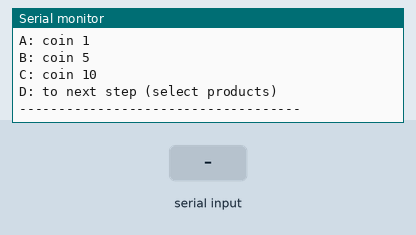
Simulated run of this sketch. Board: ESP32. Shown: the last lines printed to the serial monitor. Inputs (shaded band) come from the test bench.

Above: at 1.3 s.
1.4 s: "A" received over Serial
At 2.2 s:
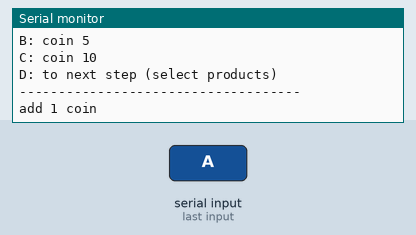
2.9 s: "B" received over Serial
At 3.3 s:
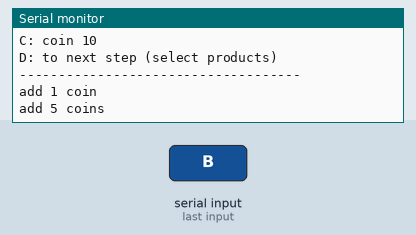
4.4 s: "D" received over Serial
At 5.6 s:
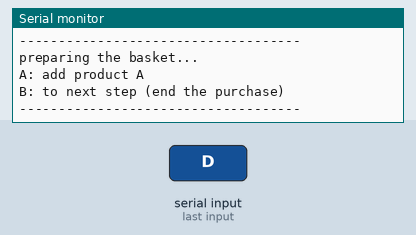
5.9 s: "A" received over Serial
At 6.8 s:
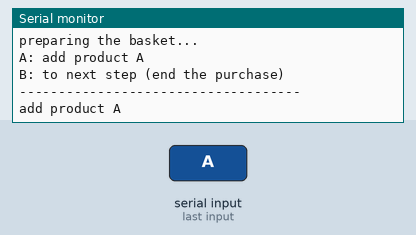
7.4 s: "B" received over Serial
At 7.56 s:
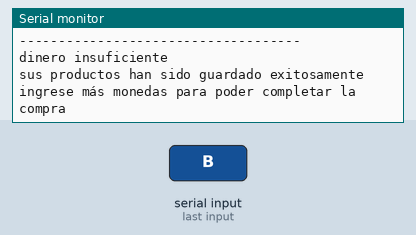

Measured:
- after the input at 1.4 s, the serial monitor: prints a new line at once (image 1)
- after the input at 2.9 s, the serial monitor: prints a new line at once (image 2)
- after the input at 4.4 s, the serial monitor: prints a new line at once (image 3)
- after the input at 5.9 s, the serial monitor: prints a new line at once (image 4)
- after the input at 7.4 s, the serial monitor: prints a new line at once (image 5)

The sketch:

Spending_machine.ino
```cpp
enum{
    wait_money,
    buying,
    give_rest,
};
int state = wait_money;


typedef struct //coins struct
{
    int8_t coins_1;
    int8_t coins_5;
    int8_t coins_10;
}coins;

typedef struct // products struct
{
    int8_t A_num;
    int8_t A_price;

}products;

coins coins_in_the_machine = {
    .coins_1 = 50,
    .coins_5 = 50,
    .coins_10 = 50,
};
coins coins_user = {
    .coins_1 = 0,
    .coins_5 = 0,
    .coins_10 = 0,
};


products basket_user = {
    .A_num = 0,
};
products products_in_the_machine = {
    .A_num = 20,
    .A_price = 13,

};

bool flag_buy = 0;
bool flag_basket = 0;
bool flag_no_coins = 0;

int wallet_calc(coins *ptr){
  int money = ptr->coins_1 + ptr->coins_5*5 + ptr->coins_10*10;
  return money;
}

int basket_price(products *ptr_num, products *ptr_price){
  int price = ptr_num->A_num*ptr_price->A_price;
  return price;
}

void show_wallet(coins *ptr){
  int8_t coins_1 = ptr->coins_1;
  int8_t coins_5 = ptr->coins_5;
  int8_t coins_10 = ptr->coins_10;
  Serial.println("------------------------------------");
  Serial.println("the wallet have: ");

  Serial.print("coins of 1: ");
  Serial.println(coins_1);

  Serial.print("coins of 5: ");
  Serial.println(coins_5);

  Serial.print("coins of 10: ");
  Serial.println(coins_10);
  Serial.println("------------------------------------");
}


bool input_coins(coins *ptr_user,coins *ptr_machine){
  while(Serial.available() == 0){
  }
  char command = Serial.read();

  switch(command){
    case 'A': // to introduce 1 coin
      ptr_user->coins_1 = ptr_user->coins_1 + 1;
      Serial.println("add 1 coin");
      break;
    case 'B': // to introduce 5 coins
      ptr_user->coins_5 = ptr_user->coins_5 + 1;
      Serial.println("add 5 coins");
      break;
    case 'C': // to introduce 10 coins
      ptr_user->coins_10 = ptr_user->coins_10 + 1;
      Serial.println("add 10 coins");
      break;
    case 'D':
      show_wallet(&coins_user);
      flag_buy = 1;
  }
}

void select_basket(products *ptr){
  while(Serial.available() == 0){
  }
  char command = Serial.read();
  switch(command){
    case 'A':
      ptr->A_num = ptr->A_num + 1;
      Serial.println("add product A");
      break;
    case 'B':
      flag_basket = 1;
      Serial.println("procesing the buy...");
      Serial.println("------------------------------------");
      break;
  }
}


bool money_enough(){
  int money = wallet_calc(&coins_user);
  int price = basket_price(&basket_user, &products_in_the_machine);
  Serial.print("user_money: ");
  Serial.println(money);
  Serial.print("basket_price: ");
  Serial.println(price);
  if(money >= price){
    return 1;
  }else{
    return 0;
  }
}

bool coins_enough(){
  return 1;
}

bool products_available(){

  return 1;
}

void show_basket(products *ptr){
  int num_A = ptr->A_num;

  Serial.println("la canasta tiene: ");
  Serial.print("#productos A: ");
  Serial.println(num_A);
  Serial.println("------------------------------------");
}


void trade_coins(coins *ptr_user, coins *ptr_machine, products *ptr_basket, products *ptr_products){
  uint8_t user_1 = ptr_user->coins_1;
  uint8_t user_5 = ptr_user->coins_5;
  uint8_t user_10 = ptr_user->coins_10;

  uint8_t machine_1 = ptr_machine->coins_1;
  uint8_t machine_5 = ptr_machine->coins_5;
  uint8_t machine_10 = ptr_machine->coins_10;

  uint8_t A_num_user = ptr_basket->A_num;
  uint8_t A_num_machine = ptr_products->A_num;

  uint8_t money = wallet_calc(&coins_user);
  uint8_t price = basket_price(&basket_user, &products_in_the_machine);

  uint8_t resto = money - price;

  //primero que todo se traspasan todas las monedas
  machine_1 = machine_1 + user_1;
  machine_5 = machine_5 + user_5;
  machine_10 = machine_10 + user_10;

  user_1 = 0;
  user_5 = 0;
  user_10 = 0;

  while(resto > 0){
    if(resto >= 10){
      if(machine_10 > 1){
        user_10 = user_10 + 1;
        machine_10 = machine_10 - 1;
        resto = resto - 10;
      }else{
        Serial.println("no coins of 10");
        flag_no_coins = 1;
      }
    }
    if(resto >= 5){
      if(machine_5 > 1){
        user_5 = user_5 + 1;
        machine_5 = machine_5 - 1;
        resto = resto - 5;
      }else{
        Serial.println("no coins of 5");
        flag_no_coins = 1;
      }
    }
    if(resto >= 1){
      if(machine_1 > 1){
        user_1 = user_1 + 1;
        machine_1 = machine_1 - 1;
        resto = resto - 1;
      }else{
        Serial.println("no coins of 1");
        flag_no_coins = 1;
      }
    }
  }
  ptr_products->A_num = A_num_machine - A_num_user;
  ptr_basket->A_num = 0;

  ptr_user->coins_1 = user_1;
  ptr_user->coins_5 = user_5;
  ptr_user->coins_10 = user_10;

  ptr_machine->coins_1 = machine_1;
  ptr_machine->coins_5 = machine_5;
  ptr_machine->coins_10 = machine_10;

}


void give_coins(){

}

void msg_start(){


  Serial.println("introduce the coins...");
  Serial.println("A: coin 1");
  Serial.println("B: coin 5");
  Serial.println("C: coin 10");
  Serial.println("D: to next step (select products)");
  Serial.println("");

  Serial.println("------------------------------------");

}

void msg_basket(){
  Serial.println("preparing the basket...");
  Serial.println("A: add product A");
  Serial.println("B: to next step (end the purchase)");
  Serial.println("------------------------------------");
}

void handle_machine(){
  switch(state){
    case wait_money:
      input_coins(&coins_user, &coins_in_the_machine);
      if(flag_buy){
        msg_basket();
        state = buying;
      }
      break;

    case buying:
      flag_buy = 0;
      select_basket(&basket_user);
      if(flag_basket){
        if(money_enough()){
          if(products_available()){
            trade_coins(&coins_user, &coins_in_the_machine, &basket_user, &products_in_the_machine);
            if(flag_no_coins){
              state = wait_money;
            }
            state = give_rest;
          }else{
              Serial.println("no hay productos suficientes en la maquina");
              state = wait_money;
            }
        }
         else{
          Serial.println("------------------------------------");
          Serial.println("dinero insuficiente");
          Serial.println("sus productos han sido guardado exitosamente");
          Serial.println("ingrese más monedas para poder completar la compra");
          Serial.println("------------------------------------");
          msg_start();
          state = wait_money;
        }   }

      break;

    case give_rest:
      flag_basket = 0;
      Serial.println("------------------------------------");
      show_wallet(&coins_user);
      give_coins();
      Serial.println("compra realizada con exito");
      state = wait_money;
      break;
  }
}


void setup() {

  Serial.begin(9600);
  Serial.println("welcome to spending machine: ");
  Serial.println("");
  msg_start();


}


void loop() {
  handle_machine();
}
```
